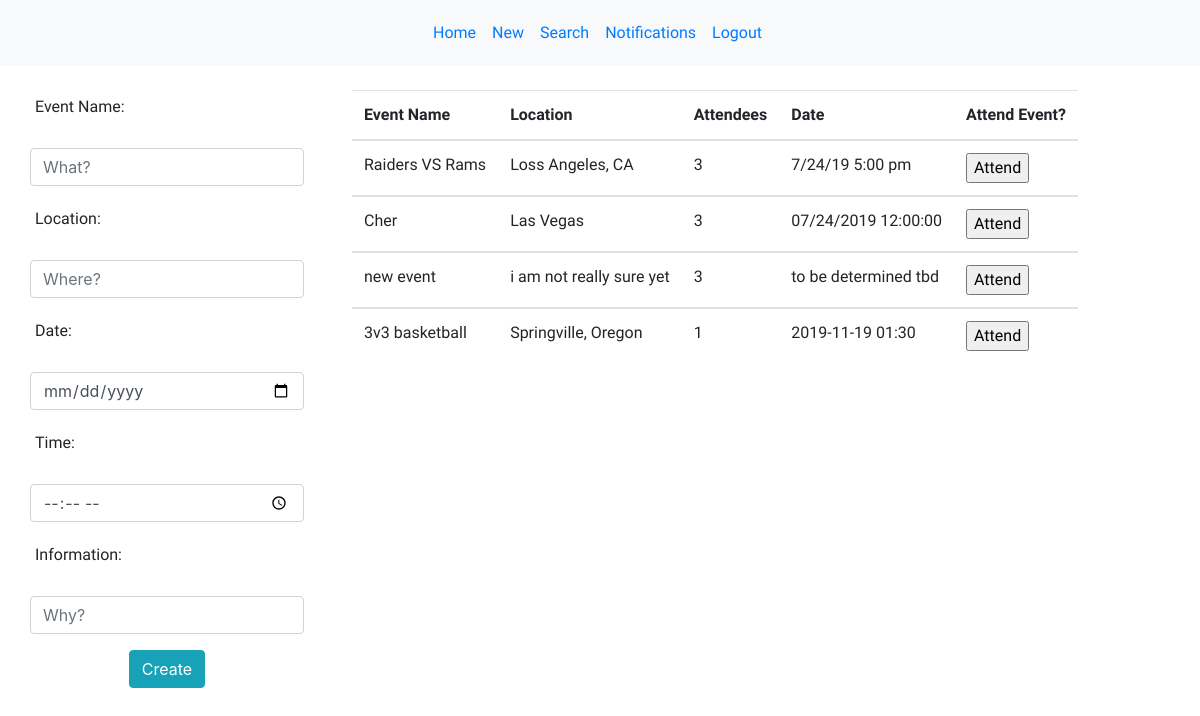
Before: /new with the older database file.
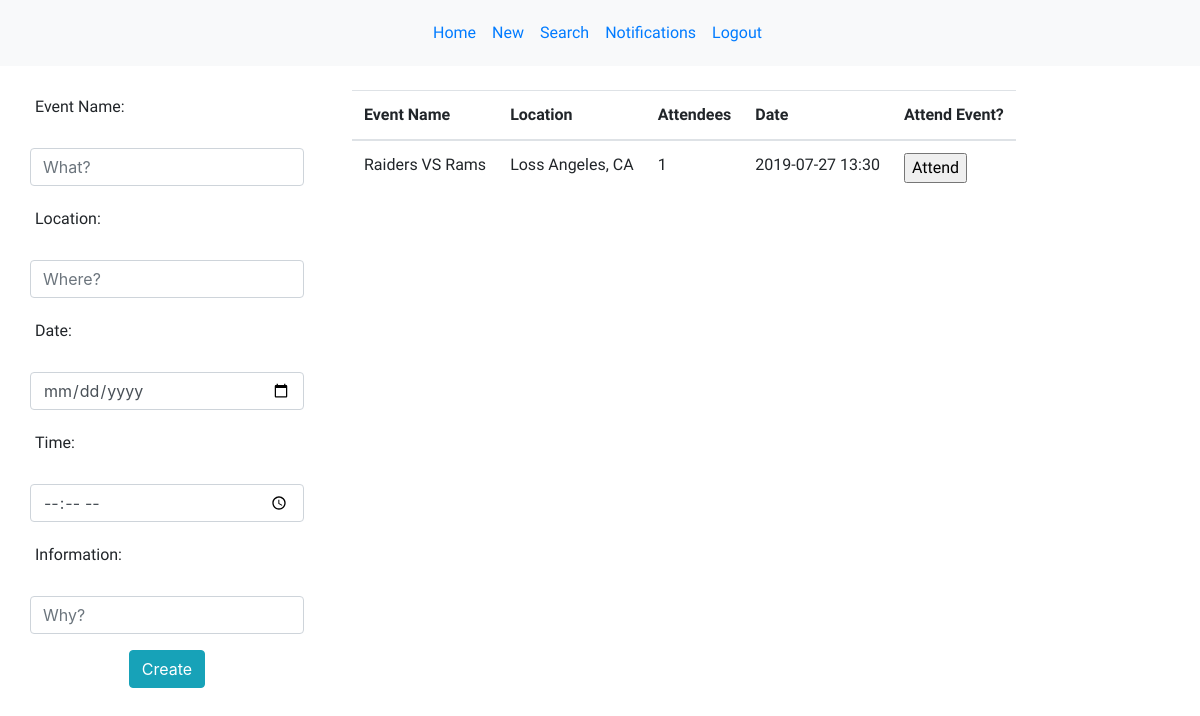
After: the same page with the newer database file.
### models.py (models this page shows)
class Event(db.Model):
    __Tablename__ = "events"
    id = db.Column(db.Integer, primary_key=True)
    event_title = db.Column(db.String(100))
    date = db.Column(db.String(8))
    time = db.Column(db.String(12))
    location = db.Column(db.String(100))
    information = db.Column(db.TEXT)
    creator_id = db.Column(db.Integer, db.ForeignKey("user.id"), nullable=False)
    author = db.relationship('User', foreign_keys=[creator_id], backref="user_messages", cascade="all")
    events_that_have_attendees = db.relationship('User', lazy = 'dynamic', secondary = attendees_table)

### controller_functions.py (the view)
def new():
    events = Event.query.all()
    return render_template ("add_new_event_page.html", all_events = events)

### templates/add_new_event_page.html (shortened to what this page needs)
<!DOCTYPE html>
<html lang="en">
<head>
    <link rel="stylesheet" href="{{ url_for('static', filename='new.css') }}">
    <link rel="stylesheet" href="https://maxcdn.bootstrapcdn.com/bootstrap/4.3.1/css/bootstrap.min.css">
</head>
<body>
    <nav class="navbar navbar-expand-sm bg-light justify-content-center">
        <ul class="navbar-nav">
            <li class="nav-item">
                <a class="nav-link" href="/homepage">Home</a>
            </li>
            <li class="nav-item">
                <a class="nav-link" href="/new">New</a>
            </li>
            <li class="nav-item">
                <a class="nav-link" href="#">Search</a>
            </li>
            <li class="nav-item">
                <a class="nav-link" href="notifications">Notifications</a>
            </li>
            <li class="nav-item">
                <a class="nav-link" href="/logout">Logout</a>
            </li>
        </ul>
    </nav>
    <div class="container">
    <div class="errorMSG" id="error">
    </div>
    <div class="row">
        <div class="w-40">
            <form action="/addnew" method="POST" class=" ">
                <div class="form-group ">
                    <label for="Event"><p>Event Name:</p></label>
                    <input class="form-control" type="text" name="EventName" placeholder="What?">
                </div>
                <div class="form-group">
                    <label for="Location"><p>Location:</p></label>
                    <input class="form-control" type="text" name="Location" placeholder="Where?">
                </div>
                <div class="form-group">
                    <label for="Date"><p>Date:</p></label>
                    <input class="form-control" type="date" name="Date" placeholder="When?">
                </div>
                <div class="form-group">
                    <label for="Time"><p>Time:</p></label>
                    <input class="form-control" type="time" name="Time" placeholder="When?">
                </div>
                <div class="form-group">
                    <label for="Info"><p>Information:</p></label>
                    <input class="form-control" type="textarea" name="Info" placeholder="Why?" id="password">
                </div>
                <div class="row justify-content-center">
                    <input type="submit" class="btn btn-info" value="Create">
                </div>
            </form>
        </div>
        <div class="w-40 ml-5">
            <table class="table table-hover" >
                    <thead>
                        <tr>
                            <th> Event Name</th>
                            <th>Location</th>
                            <th>Attendees</th>
                            <th>Date</th>
                            <th>Attend Event?</th>
                        </tr>
                    </thead>
                    {% for event in all_events %}
                <tbody>
                    <tr>
                    <td>{{ event.event_title }}</td>
                    <td>{{ event.location }}</td>
                    <td>{{ event.events_that_have_attendees.count() }} </td>
                    <td>{{ event.date }} {{ event.time }} </td>
                    <form action="/new_attendee" method="post">
                        <td><input type="submit" value="Attend"></td>
                    </form>
                    </tr>
                </tbody>
                {% endfor %}
            </table>
        </div>
    </div>
</div>
</body>
</html>

Changed rows visible on the page:
removed Event: event_title "Cher", location "Las Vegas", events_that_have_attendees.count "3", date "07/24/2019", time "12:00:00"
removed Event: event_title "new event", location "i am not really sure yet", events_that_have_attendees.count "3", date "to be determined", time "tbd"
removed Event: event_title "3v3 basketball", location "Springville, Oregon", events_that_have_attendees.count "1", date "2019-11-19", time "01:30"
changed Event "Raiders VS Rams": events_that_have_attendees.count "3" → "1"; date "7/24/19" → "2019-07-27"; time "5:00 pm" → "13:30"
